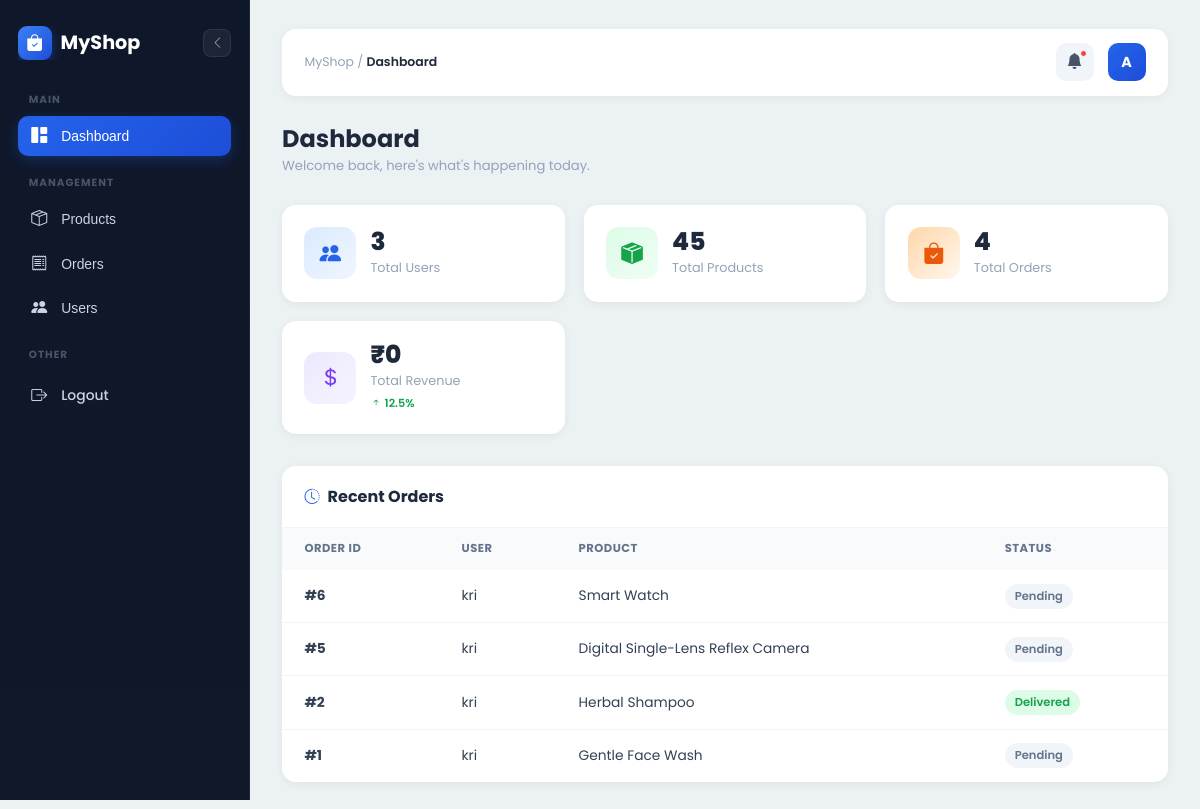
The page /admin-dashboard/ (signed in) on the database as committed earlier.
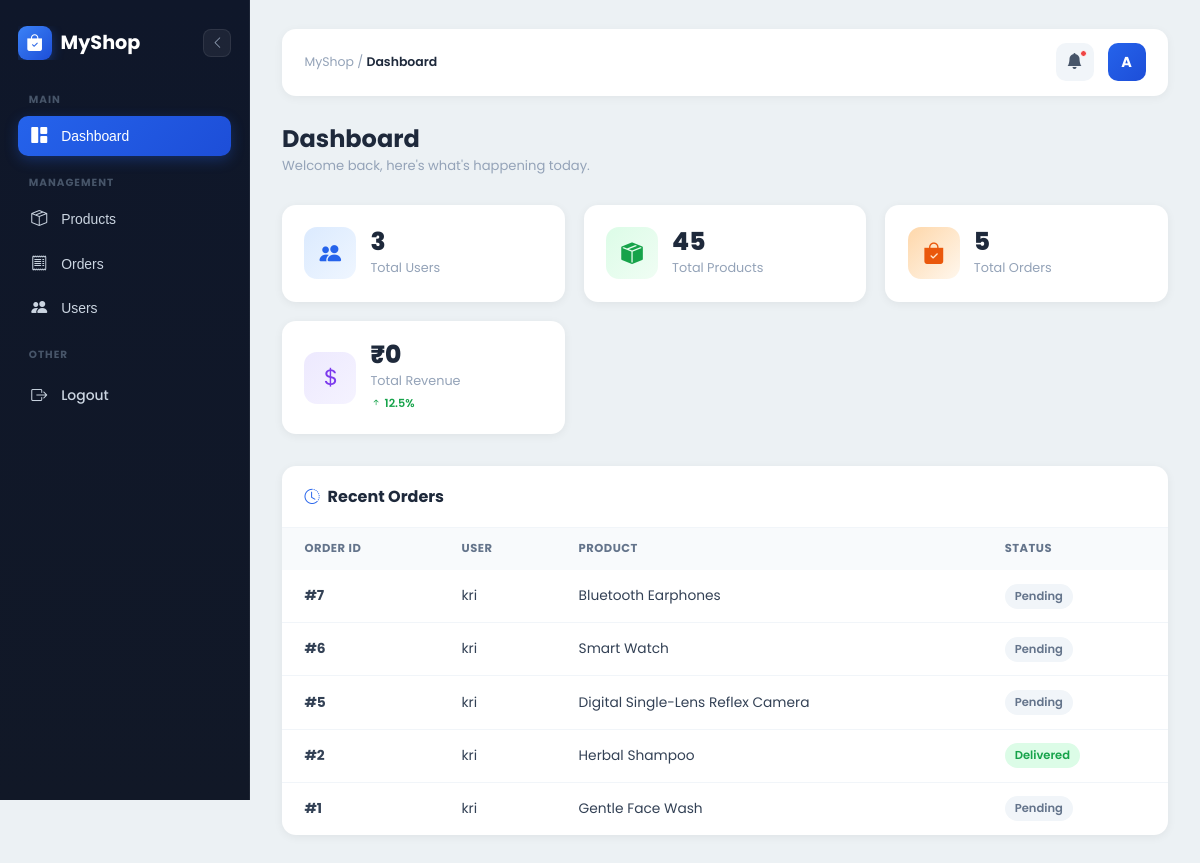
The same page on the database as committed later.
### ecom_app/models.py (models this page shows, shortened)
class OrderPlaced(models.Model):
    user = models.ForeignKey(User, on_delete=models.CASCADE)
    customer = models.ForeignKey(Customer, on_delete=models.CASCADE)
    product = models.ForeignKey(Product, on_delete=models.CASCADE)
    quantity = models.PositiveIntegerField(default=1)
    ordered_date = models.DateTimeField(auto_now_add=True)
    status = models.CharField(max_length=50, choices=STATUS_CHOICES, default='Pending')

class Product(models.Model):
    title = models.CharField(max_length=100)
    selling_price = models.FloatField()
    discounted_price = models.FloatField()
    description = models.TextField()
    brand = models.CharField(max_length=100)
    category = models.CharField(choices=CATEGORY_CHOICES, max_length=50)
    product_image = models.ImageField(upload_to='productimg')

### ecom_app/views.py (the view)
# urls.py: path('admin-dashboard/', views.admin_dashboard, name='admin_dashboard'),
@login_required
@user_passes_test(is_admin)
def admin_dashboard(request):
    total_users = User.objects.count()
    total_products = Product.objects.count()
    total_orders = OrderPlaced.objects.count()
    query = request.GET.get('q')
    recent_orders = OrderPlaced.objects.select_related('user', 'product').order_by('-id')[:10]
    all_orders = OrderPlaced.objects.select_related('user', 'product').order_by('-id')
    if query:
        products = Product.objects.filter(
            Q(title__icontains=query) |
            Q(brand__icontains=query) |
            Q(category__icontains=query)
        )
    else:
        products = Product.objects.all()
    all_users = User.objects.all()
    context = {
        'total_users': total_users,
        'total_products': total_products,
        'total_orders': total_orders,
        'recent_orders': recent_orders,
        'all_orders': all_orders,
        'products': products,
        'all_users': all_users,
    }
    return render(request, 'ecom_app/dashboard.html', context)

### ecom_app/context_processors.py (called while the page is built)
def cart_count(request):
    if request.user.is_authenticated:
        cart_items = Cart.objects.filter(user=request.user)
        total_quantity = 0
        for item in cart_items:
            total_quantity += item.quantity
    else:
        total_quantity = 0
    return {
        'cart_count': total_quantity
    }

### ecom_app/views.py (called while the page is built)
def is_admin(user):
    return user.is_superuser

### ecom_app/templates/ecom_app/dashboard.html (shortened to what the changed rows need)
<!DOCTYPE html>
<html lang="en">
<head>
  <link href="https://cdnjs.cloudflare.com/ajax/libs/bootstrap-icons/1.11.3/font/bootstrap-icons.min.css" rel="stylesheet"/>
</head>
<body>
<div class="dash-wrapper">
  <div class="dash-main" id="dashMain">
    <div class="page-section active" id="page-dashboard">
      <div class="stats-row">
        <div class="stat-card">
          <div>
            <div class="stat-num">{{ total_orders|default:"0" }}</div>
            <div class="stat-label">Total Orders</div>
          </div>
        </div>
      </div>
      <div class="content-card">
        <div class="table-wrapper">
          <table class="dash-table">
            <thead>
              <tr>
                <th>Order ID</th>
                <th>User</th>
                <th>Product</th>
                <th>Status</th>
              </tr>
            </thead>
            <tbody>
              {% for order in recent_orders|slice:":5" %}
              <tr>
                <td><strong>#{{ order.id }}</strong></td>
                <td>{{ order.user.username }}</td>
                <td>{{ order.product.title }}</td>
                <td>
                  {% if order.status == 'Accepted' %}
                    <span class="badge-status badge-accepted">{{ order.status }}</span>
                  {% elif order.status == 'Packed' %}
                    <span class="badge-status badge-packed">{{ order.status }}</span>
                  {% elif order.status == 'On The Way' %}
                    <span class="badge-status badge-on-the-way">{{ order.status }}</span>
                  {% elif order.status == 'Delivered' %}
                    <span class="badge-status badge-delivered">{{ order.status }}</span>
                  {% elif order.status == 'Cancel' %}
                    <span class="badge-status badge-cancel">{{ order.status }}</span>
                  {% else %}
                    <span class="badge-status badge-pending">{{ order.status }}</span>
                  {% endif %}
                </td>
              </tr>
              {% endfor %}
            </tbody>
          </table>
        </div>
      </div>
    </div>
</div>
  </div>
</body>
</html>

Rows that differ between the two databases and show on the page:
added OrderPlaced: id "7", user.username "kri", product "Bluetooth Earphones", status "Pending"
Other text that changed with them:
{{ total_orders|default:"0" }}: "4" → "5"
